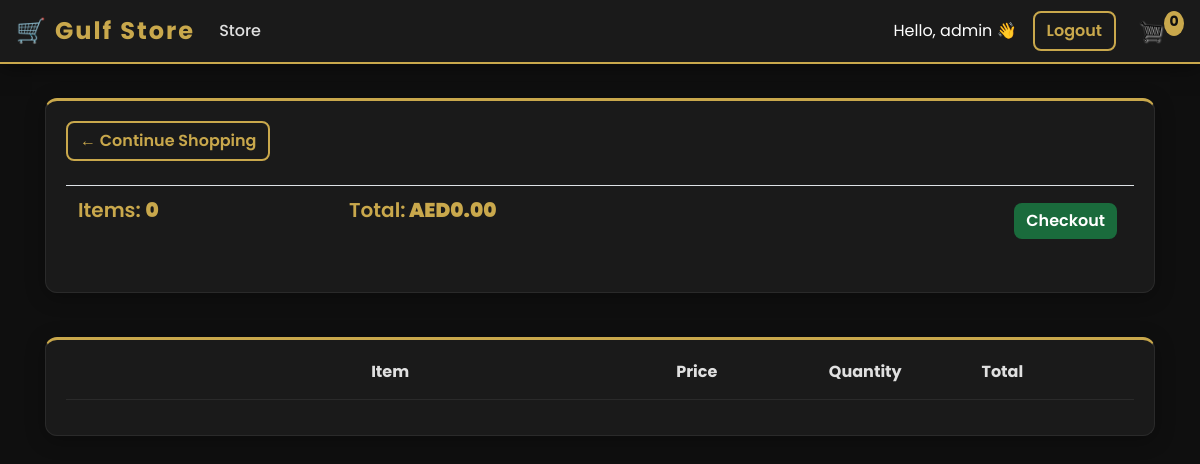
Before: /cart/ (signed in) with the older database file.
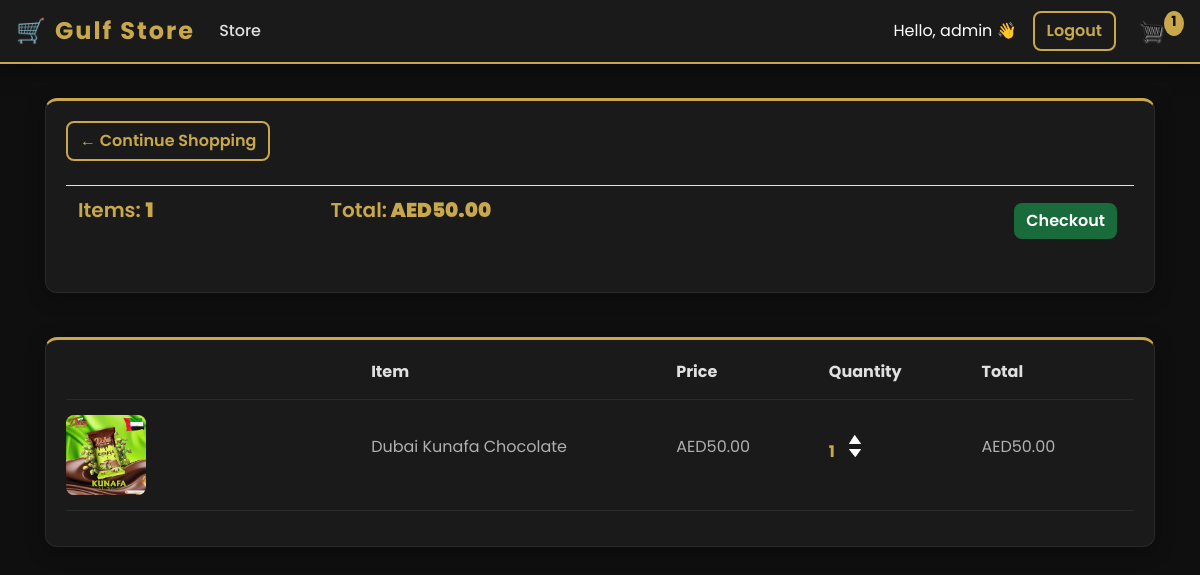
After: the same page with the newer database file.
### store/models.py (models this page shows, shortened)
class Order(models.Model):
	customer = models.ForeignKey(Customer, on_delete=models.SET_NULL, null=True, blank=True)
	date_ordered = models.DateTimeField(auto_now_add=True)
	complete = models.BooleanField(default=False)
	transaction_id = models.CharField(max_length=100, null=True)
	@property
	def get_cart_total(self):
		orderitems = self.orderitem_set.all()
		total = sum([item.get_total for item in orderitems])
		return total
	@property
	def get_cart_items(self):
		orderitems = self.orderitem_set.all()
		total = sum([item.quantity for item in orderitems])
		return total

class OrderItem(models.Model):
	product = models.ForeignKey(Product, on_delete=models.SET_NULL, null=True)
	order = models.ForeignKey(Order, on_delete=models.SET_NULL, null=True)
	quantity = models.IntegerField(default=0, null=True, blank=True)
	date_added = models.DateTimeField(auto_now_add=True)
	@property
	def get_total(self):
		total = self.product.price * self.quantity
		return total

class Product(models.Model):
	name = models.CharField(max_length=200)
	price = models.FloatField()
	digital = models.BooleanField(default=False,null=True, blank=True)
	image = models.ImageField(null=True, blank=True)
	@property
	def imageURL(self):
		try:
			url = self.image.url
		except:
			url = ''
		return url

### store/views.py (the view)
# urls.py: path('cart/', views.cart, name="cart"),
def cart(request):
	data = cartData(request)
	cartItems = data['cartItems']
	order = data['order']
	items = data['items']
	context = {'items':items, 'order':order, 'cartItems':cartItems}
	return render(request, 'store/cart.html', context)

### store/utils.py (called while the page is built)
def cartData(request):
	if request.user.is_authenticated:
		try:
			customer = request.user.customer
			order, created = Order.objects.get_or_create(customer=customer, complete=False)
			items = order.orderitem_set.all()
			cartItems = order.get_cart_items
		except:
			cookieData = cookieCart(request)
			cartItems = cookieData['cartItems']
			order = cookieData['order']
			items = cookieData['items']
	else:
		cookieData = cookieCart(request)
		cartItems = cookieData['cartItems']
		order = cookieData['order']
		items = cookieData['items']
	return {'cartItems':cartItems ,'order':order, 'items':items}

### store/templates/store/cart.html (shortened to what this page needs)
{% extends 'store/main.html' %}
{% load static %}
{% block content %}
	<div class="row">
		<div class="col-lg-12">
			<div class="box-element">
				<a  class="btn btn-outline-dark" href="{% url 'store' %}">&#x2190; Continue Shopping</a>
				<br>
				<br>
				<table class="table">
					<tr>
						<th><h5>Items: <strong>{{order.get_cart_items}}</strong></h5></th>
						<th><h5>Total:<strong> AED{{order.get_cart_total|floatformat:2}}</strong></h5></th>
						<th>
							<a  style="float:right; margin:5px;" class="btn btn-success" href="{% url 'checkout' %}">Checkout</a>
						</th>
					</tr>
				</table>
			</div>
			<br>
			<div class="box-element">
				<div class="cart-row">
					<div style="flex:2"><strong>Item</strong></div>
					<div style="flex:1"><strong>Price</strong></div>
					<div style="flex:1"><strong>Quantity</strong></div>
					<div style="flex:1"><strong>Total</strong></div>
				</div>
				{% for item in items %}
				<div class="cart-row">
					<div style="flex:2"><img class="row-image" src="{{item.product.imageURL}}"></div>
					<div style="flex:2"><p>{{item.product.name}}</p></div>
					<div style="flex:1"><p>AED{{item.product.price|floatformat:2}}</p></div>
					<div style="flex:1">
						<p class="quantity">{{item.quantity}}</p>
						<div class="quantity">
							<img data-product="{{item.product.id}}" data-action="add" class="chg-quantity update-cart" src="{% static  'images/arrow-up.png' %}">
							<img data-product="{{item.product.id}}" data-action="remove" class="chg-quantity update-cart" src="{% static  'images/arrow-down.png' %}">
						</div>
					</div>
					<div style="flex:1"><p>AED{{item.get_total|floatformat:2}}</p></div>
				</div>
				{% endfor %}
			</div>
		</div>
	</div>
{% endblock content %}

### store/templates/store/main.html (shortened to what this page needs)
<!DOCTYPE html>
{% load static %}
<html>
<head>
	<link rel="stylesheet" href="https://stackpath.bootstrapcdn.com/bootstrap/4.4.1/css/bootstrap.min.css">
	<link rel="stylesheet" type="text/css" href="{% static 'css/main.css' %}">
</head>
<body>
	<nav class="navbar navbar-expand-lg navbar-dark bg-dark">
	  <a class="navbar-brand" href="{% url 'store' %}">🛒 Gulf Store</a>
	  <div class="collapse navbar-collapse" id="navbarSupportedContent">
	    <ul class="navbar-nav mr-auto">
	      <li class="nav-item active">
	        <a class="nav-link" href="{% url 'store' %}">Store</a>
	      </li>
	    </ul>
	    <div class="form-inline my-2 my-lg-0">
	    	{% if request.user.is_authenticated %}
	    		<span class="text-white mr-3">Hello, {{request.user.username}} 👋</span>
	    		<form method="POST" action="{% url 'logout' %}" style="display:inline;">
    <button type="submit" class="btn btn-outline-light mr-2">Logout</button>
</form>
	    	{% else %}
	    		<a href="{% url 'login' %}" class="btn btn-warning mr-2">Login</a>
	    	{% endif %}
	    	<a href="{% url 'cart' %}">
	    		<img id="cart-icon" src="{% static 'images/cart.png' %}">
	    	</a>
	    	<p id="cart-total">{{cartItems}}</p>
	    </div>
	  </div>
	</nav>
	<div class="container">
		<br>
		{% block content %}
		{% endblock content %}
	</div>
</body>
</html>

Changed rows visible on the page:
computed for Order: get_cart_items "0" → "1"; get_cart_total "0.00" → "50.00"
added OrderItem: product.imageURL (picture), product.name "Dubai Kunafa Chocolate", product.price "50.00", quantity "1", get_total "50.00"
Other visible differences:
{{ cartItems }}: "0" → "1"
